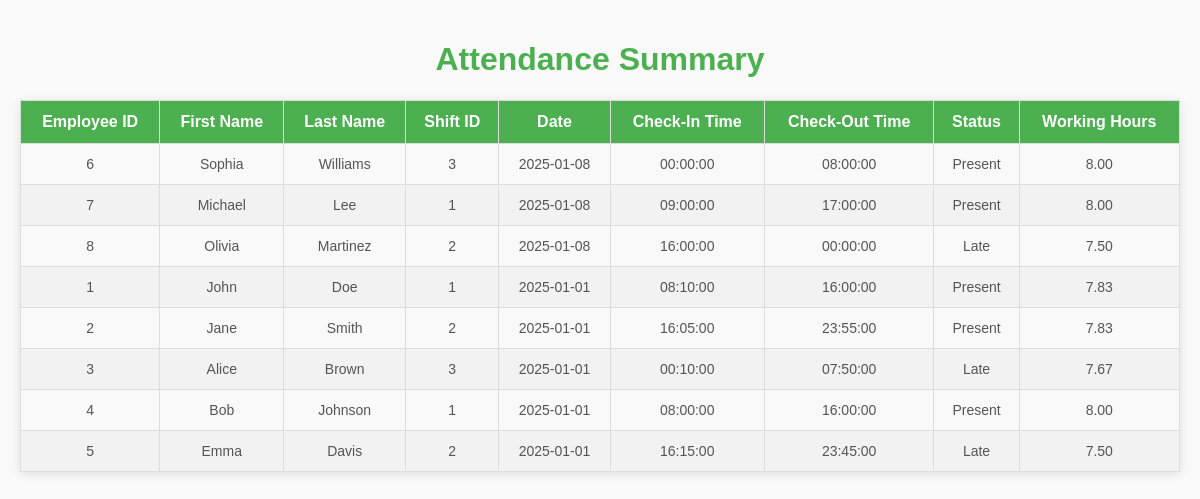
/attendance_summary.php, run on an earlier commit of the app's database.
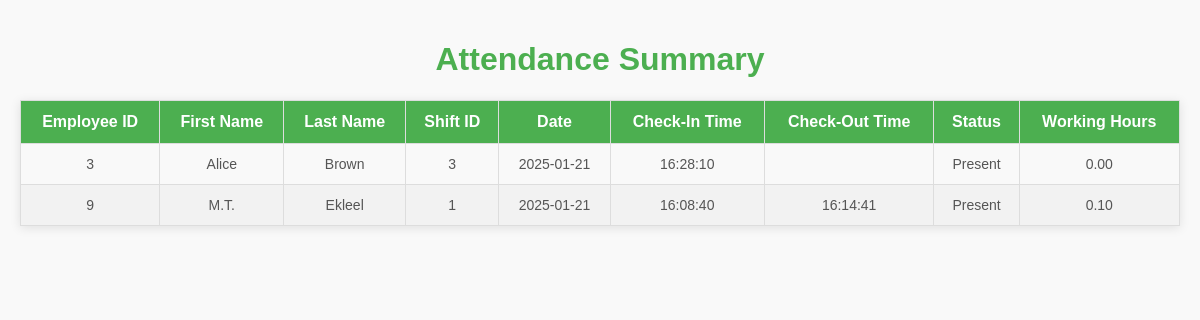
And on a later commit of the database.
### tables this page shows
CREATE TABLE `Attendance` (
  `EmployeeID` int(11) NOT NULL,
  `ShiftID` int(11) DEFAULT NULL,
  `Datetime` date NOT NULL,
  `CheckInTime` time NOT NULL,
  `CheckOutTime` time DEFAULT NULL,
  `Status` varchar(10) NOT NULL,
  `WorkingHours` decimal(5,2) NOT NULL,
  PRIMARY KEY (`EmployeeID`,`Datetime`),
  KEY `ShiftID` (`ShiftID`),
  CONSTRAINT `Attendance_ibfk_1` FOREIGN KEY (`EmployeeID`) REFERENCES `Employee` (`EmployeeID`),
  CONSTRAINT `Attendance_ibfk_2` FOREIGN KEY (`ShiftID`) REFERENCES `Shift` (`ShiftID`)
);

CREATE TABLE `Employee` (
  `EmployeeID` int(11) NOT NULL AUTO_INCREMENT,
  `FirstName` varchar(50) NOT NULL,
  `LastName` varchar(50) NOT NULL,
  `Email` varchar(100) NOT NULL,
  `PhoneNumber` varchar(15) DEFAULT NULL,
  `DateOfBirth` date NOT NULL,
  `HireDate` date NOT NULL,
  `Position` varchar(50) NOT NULL,
  `Salary` decimal(10,2) NOT NULL,
  `DepartmentID` int(11) NOT NULL,
  `ShiftID` int(11) NOT NULL,
  PRIMARY KEY (`EmployeeID`),
  UNIQUE KEY `Email` (`Email`)
);

### attendance_summary.php (the view, shortened to what this page needs)
<?php
$servername = "localhost";
$username = "admin";
$password = "2002";
$database = "empDB";
$conn = new mysqli($servername, $username, $password, $database);
$query = "
    SELECT
        A.EmployeeID,
        E.FirstName,
        E.LastName,
        A.ShiftID,
        A.Datetime,
        A.CheckInTime,
        A.CheckOutTime,
        A.Status,
        A.WorkingHours
    FROM Attendance A
    JOIN Employee E ON A.EmployeeID = E.EmployeeID
    ORDER BY A.Datetime DESC
";
$result = $conn->query($query);
?>
<!DOCTYPE html>
<html lang="en">
<head>
    <link rel="stylesheet" href="styles.css">
</head>
<body>
    <h1>Attendance Summary</h1>
    <table class="styled-table">
        <thead>
            <tr>
                <th>Employee ID</th>
                <th>First Name</th>
                <th>Last Name</th>
                <th>Shift ID</th>
                <th>Date</th>
                <th>Check-In Time</th>
                <th>Check-Out Time</th>
                <th>Status</th>
                <th>Working Hours</th>
            </tr>
        </thead>
        <tbody>
            <?php while ($row = $result->fetch_assoc()): ?>
                <tr>
                    <td><?php echo $row['EmployeeID']; ?></td>
                    <td><?php echo $row['FirstName']; ?></td>
                    <td><?php echo $row['LastName']; ?></td>
                    <td><?php echo $row['ShiftID']; ?></td>
                    <td><?php echo $row['Datetime']; ?></td>
                    <td><?php echo $row['CheckInTime']; ?></td>
                    <td><?php echo $row['CheckOutTime']; ?></td>
                    <td><?php echo $row['Status']; ?></td>
                    <td><?php echo $row['WorkingHours']; ?></td>
                </tr>
            <?php endwhile; ?>
        </tbody>
    </table>
</body>
</html>

### styles.css (style rules this page uses)
body { font-family: 'Arial', sans-serif; margin: 10px; padding: 10px; background-color: #f9f9f9; color: #333; }
h1 { text-align: center; color: #4CAF50; }
table { width: 100%; margin-top: 20px auto; border-collapse: collapse; box-shadow: 0 2px 10px rgba(0, 0, 0, 0.1); }
table th, table td { padding: 12px; text-align: center; border: 1px solid #ddd; font-size: 16px; }
table th { background-color: #4CAF50; color: white; font-weight: bold; }
table tr:nth-child(even) { background-color: #f2f2f2; }
table td { font-size: 14px; color: #555; }

What changed in the data, as far as the page shows it:
removed attendance: EmployeeID "6", EmployeeID.FirstName "Sophia", EmployeeID.LastName "Williams", ShiftID "3", Datetime "2025-01-08", CheckInTime "00:00:00", CheckOutTime "08:00:00", Status "Present", WorkingHours "8.00"
removed attendance: EmployeeID "7", EmployeeID.FirstName "Michael", EmployeeID.LastName "Lee", ShiftID "1", Datetime "2025-01-08", CheckInTime "09:00:00", CheckOutTime "17:00:00", Status "Present", WorkingHours "8.00"
removed attendance: EmployeeID "8", EmployeeID.FirstName "Olivia", EmployeeID.LastName "Martinez", ShiftID "2", Datetime "2025-01-08", CheckInTime "16:00:00", CheckOutTime "00:00:00", Status "Late", WorkingHours "7.50"
removed attendance: EmployeeID "1", EmployeeID.FirstName "John", EmployeeID.LastName "Doe", ShiftID "1", Datetime "2025-01-01", CheckInTime "08:10:00", CheckOutTime "16:00:00", Status "Present", WorkingHours "7.83"
removed attendance: EmployeeID "2", EmployeeID.FirstName "Jane", EmployeeID.LastName "Smith", ShiftID "2", Datetime "2025-01-01", CheckInTime "16:05:00", CheckOutTime "23:55:00", Status "Present", WorkingHours "7.83"
removed attendance: EmployeeID "3", EmployeeID.FirstName "Alice", EmployeeID.LastName "Brown", ShiftID "3", Datetime "2025-01-01", CheckInTime "00:10:00", CheckOutTime "07:50:00", Status "Late", WorkingHours "7.67"
removed attendance: EmployeeID "4", EmployeeID.FirstName "Bob", EmployeeID.LastName "Johnson", ShiftID "1", Datetime "2025-01-01", CheckInTime "08:00:00", CheckOutTime "16:00:00", Status "Present", WorkingHours "8.00"
removed attendance: EmployeeID "5", EmployeeID.FirstName "Emma", EmployeeID.LastName "Davis", ShiftID "2", Datetime "2025-01-01", CheckInTime "16:15:00", CheckOutTime "23:45:00", Status "Late", WorkingHours "7.50"
added attendance: EmployeeID "3", EmployeeID.FirstName "Alice", EmployeeID.LastName "Brown", ShiftID "3", Datetime "2025-01-21", CheckInTime "16:28:10", Status "Present", WorkingHours "0.00"
added attendance: EmployeeID "9", EmployeeID.FirstName "M.T.", EmployeeID.LastName "Ekleel", ShiftID "1", Datetime "2025-01-21", CheckInTime "16:08:40", CheckOutTime "16:14:41", Status "Present", WorkingHours "0.10"
